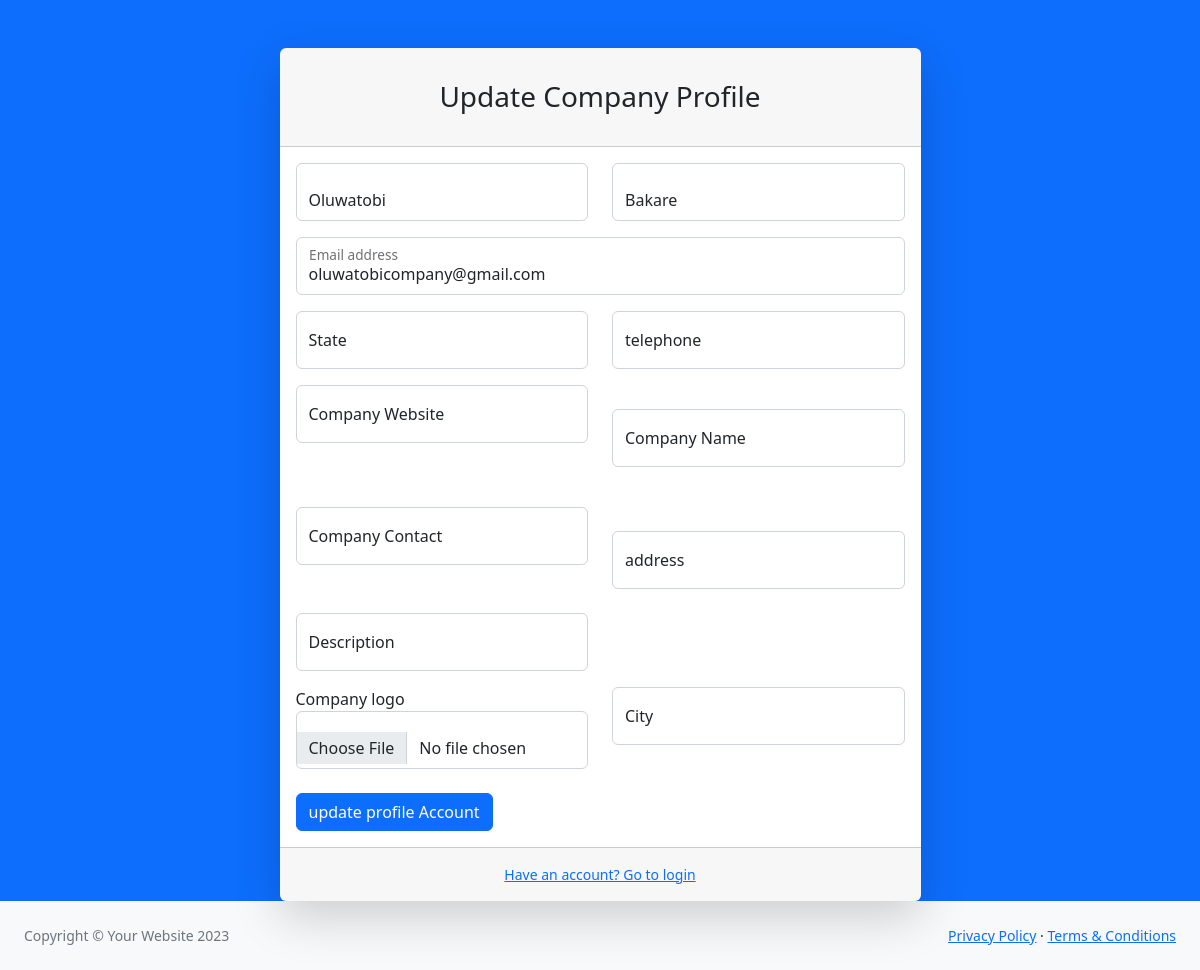
/dashboard/companyProfile/1/, run on the app's committed database.
### homeapp/models.py (models this page shows, shortened)
class Company(models.Model):
    user_id = models.ForeignKey(UserMaster, on_delete=models.CASCADE)
    company_name = models.CharField(max_length=50)
    company_contact = models.CharField(max_length=50)
    company_website = models.URLField(max_length=200)
    firstname = models.CharField(max_length=50)
    lastname = models.CharField(max_length=50)
    state = models.CharField(max_length=50)
    city = models.CharField(max_length=50)
    address = models.CharField(max_length=150)
    telephone = models.CharField(max_length=15)
    description = models.TextField()
    logo_pic = models.ImageField(upload_to="img/company")

class UserMaster(models.Model):
    email = models.EmailField(max_length=50)
    password = models.CharField(max_length=50)
    role = models.CharField(max_length=50)
    is_active = models.BooleanField(default=True)
    is_verified = models.BooleanField(default=False)
    is_created = models.DateTimeField(auto_now_add=True)
    is_updated = models.DateTimeField(auto_now_add=True)

### homeapp/views.py (the view)
# urls.py: path('dashboard/companyProfile/<int:pk>/', views.CompanyProfilePage, name='companyProfile'),
def CompanyProfilePage(request,pk):
    user = UserMaster.objects.get(pk=pk)
    comp = Company.objects.get(user_id=user)
    return render(request, "./company/companyProfile.html", {'user': user, 'comp': comp})

### homeapp/templates/company/companyProfile.html (shortened to what this page needs)
{% load static %}
<!DOCTYPE html>
<html lang="en">
    <head>
        <link href="https://cdn.jsdelivr.net/npm/simple-datatables@7.1.2/dist/style.min.css" rel="stylesheet" />
        <link href="{% static './company/css/styles.css' %}" rel="stylesheet" />
    </head>
    <body class="bg-primary">
        <div id="layoutAuthentication">
            <div id="layoutAuthentication_content">
                <main>
                    <form action="{% url 'updatecompanyprofile' pk=user.id %}" method="POST" enctype="multipart/form-data">
                        <div class="container">
                            <div class="row justify-content-center">
                                <div class="col-lg-7">
                                    <div class="card shadow-lg border-0 rounded-lg mt-5">
                                        <div class="card-header"><h3 class="text-center font-weight-light my-4">Update Company Profile</h3></div>
                                        <div class="card-body">
                                            <form>
                                                <div class="row mb-3">
                                                    <div class="col-md-6">
                                                        <div class="form-floating mb-3 mb-md-0">
                                                            <input class="form-control" id="inputFirstName" name="firstname" value="{{comp.firstname}}" type="text" placeholder="Enter your first name" />
                                                        </div>
                                                    </div>
                                                    <div class="col-md-6">
                                                        <div class="form-floating">
                                                            <input class="form-control" id="inputLastName" name="lastname" type="text" value="{{comp.lastname}}" placeholder="Enter your last name" />
                                                        </div>
                                                    </div>
                                                </div>
                                                <div class="form-floating mb-3">
                                                    <input class="form-control" id="inputEmail" name="email" type="email" value="{{user.email}}" placeholder="name@example.com" />
                                                    <label for="inputEmail">Email address</label>
                                                </div>
                                                <div class="row mb-3">
                                                    <div class="col-md-6">
                                                        <div class="form-floating mb-3 mb-md-0">
                                                            <input class="form-control" id="inputPassword" name="state" type="text" placeholder="Create a state" />
                                                            <label for="inputPassword">State</label>
                                                        </div>
                                                    </div>
                                                    <div class="col-md-6">
                                                        <div class="form-floating mb-3 mb-md-0">
                                                            <input class="form-control" id="inputPasswordConfirm" name="telephone" type="tel" placeholder="company_contact" />
                                                            <label for="inputPasswordConfirm">telephone</label>
                                                        </div>
                                                    </div>
                                                </div>
                                                <div class="row mb-3">
                                                    <div class="col-md-6">
                                                        <div class="form-floating mb-3 mb-md-0">
                                                            <input class="form-control" id="inputPassword" name="company_contact" type="text" placeholder="Company Website" />
                                                            <label for="inputPassword">Company Website</label>
                                                        </div>
                                                    </div>
                                                    <div class="col-md-6 my-4">
                                                        <div class="form-floating mb-3 mb-md-0">
                                                            <input class="form-control" id="inputPasswordConfirm" type="text" name="state" placeholder="Confirm password" />
                                                            <label for="inputPasswordConfirm">Company Name</label>
                                                        </div>
                                                    </div>
                                                </div>
                                                <div class="row mb-3">
                                                    <div class="col-md-6">
                                                        <div class="form-floating mb-3 mb-md-0">
                                                            <input class="form-control" id="inputPassword" name="company_contact" type="text" placeholder="Company Website" />
                                                            <label for="inputPassword">Company Contact</label>
                                                        </div>
                                                    </div>
                                                    <div class="col-md-6 my-4">
                                                        <div class="form-floating mb-3 mb-md-0">
                                                            <input class="form-control" id="inputPasswordConfirm" type="text" name="address" placeholder="address" />
                                                            <label for="inputPasswordConfirm">address</label>
                                                        </div>
                                                    </div>
                                                    <div class="col-md-6">
                                                        <div class="form-floating mb-3 mb-md-0">
                                                            <input class="form-control" id="inputPasswordConfirm" type="text" name="description" placeholder="Description" />
                                                            <label for="inputPasswordConfirm">Description</label>
                                                        </div>
                                                    </div>
                                                </div>
                                                <div class="row mb-3">
                                                    <div class="col-md-6">
                                                        <label for="inputPassword">Company logo</label>
                                                        <div class="form-floating mb-3 mb-md-0">
                                                            <input type="file" class="form-control" id="inputPassword" name="logo_pic"  placeholder="Company logo" />
                                                        </div>
                                                    </div>
                                                    <div class="col-md-6">
                                                        <div class="form-floating mb-3 mb-md-0">
                                                            <input type="text" class="form-control" id="inputPassword" name="city" placeholder="Create city" />
                                                            <label for="inputPassword">City</label>
                                                        </div>
                                                    </div>
                                                </div>
                                                <div class="mt-4 mb-0">
                                                    <button type="submit" class="d-grid btn btn-primary btn-block">update profile Account</button>
                                                </div>
                                            </form>
                                        </div>
                                        <div class="card-footer text-center py-3">
                                            <div class="small"><a href="login.html">Have an account? Go to login</a></div>
                                        </div>
                                    </div>
                                </div>
                            </div>
                        </div>
                    </form>
                </main>
            </div>
            <div id="layoutAuthentication_footer">
                <footer class="py-4 bg-light mt-auto">
                    <div class="container-fluid px-4">
                        <div class="d-flex align-items-center justify-content-between small">
                            <div class="text-muted">Copyright &copy; Your Website 2023</div>
                            <div>
                                <a href="#">Privacy Policy</a>
                                &middot;
                                <a href="#">Terms &amp; Conditions</a>
                            </div>
                        </div>
                    </div>
                </footer>
            </div>
        </div>
    </body>
</html>

### data on the page
Company: firstname "Oluwatobi", lastname "Bakare"
UserMaster: email "oluwatobicompany@gmail.com"
